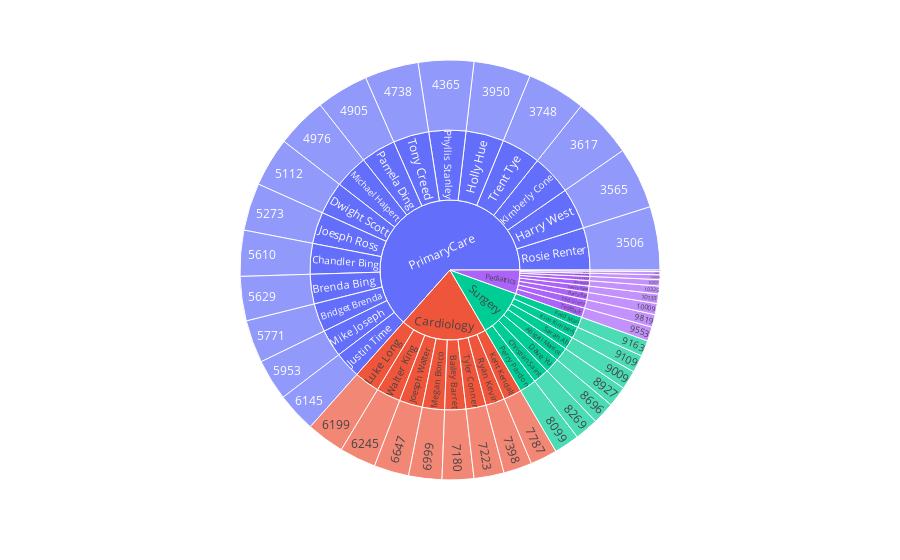

The notebook cell saved with this chart:
### Markdown cell above
## Question 8. Using Sunburst chart display the providers name by thier provider speciality, considering thier experience.

### Code cell
import pandas as pd
import datetime
import plotly.express as px

#Reading the Providers sheet
df_P = pd.read_excel(xls, 'Providers')

# Convert the ProviderDateOnStaff column to datetime format
df_P['ProviderDateOnStaff'] = pd.to_datetime(df_P['ProviderDateOnStaff'], format='%m/%d/%Y')

# Calculate the providers' experience in days
df_P['Experience'] = (datetime.datetime.now() - df_P['ProviderDateOnStaff']).dt.days

# Create a sunburst chart with providers' names by their provider specialty and experience
fig = px.sunburst(df_P, path=['ProviderSpecialty', 'ProviderName', 'Experience'], values='ProviderID')

# Show the chart
fig.show()

### Figure 1 — Plotly figure (JSON) as saved in the notebook; plotly's stock layout.template omitted (floating-point values rounded to 4 significant figures)
{"data": [{"branchvalues": "total", "domain": {"x": [0, 1], "y": [0, 1]}, "hovertemplate": "labels=%{label}<br>ProviderID=%{value}<br>parent=%{parent}<br>id=%{id}<extra></extra>", "ids": ["PrimaryCare/Rosie Renter/3506", "PrimaryCare/Harry West/3565", "PrimaryCare/Kimberly Cone/3617", "PrimaryCare/Trent Tye/3748", "PrimaryCare/Holly Hue/3950", "PrimaryCare/Phyllis Stanley/4365", "PrimaryCare/Tony Creed/4738", "PrimaryCare/Pamela Ding/4905", "PrimaryCare/Michael Halpert/4976", "PrimaryCare/Dwight Scott/5112", "PrimaryCare/Joesph Ross/5273", "PrimaryCare/Chandler Bing/5610", "PrimaryCare/Brenda Bing/5629", "PrimaryCare/Bridget Brenda/5771", "PrimaryCare/Mike Joseph/5953", "PrimaryCare/Justin Time/6145", "Cardiology/Luke Long/6199", "Cardiology/Walter King/6245", "Cardiology/Joesph Walter/6647", "Cardiology/Megan Bonco/6999", "Cardiology/Bailey Barret/7180", "Cardiology/Tyler Conner/7223", "Cardiology/Ryan Kevin/7398", "Cardiology/Kent Kendall/7787", "Surgery/Perry Pardon/8099", "Surgery/Christian Saint/8269", "Surgery/Dave Yu/8696", "Surgery/Abigail Marriot/8927", "Surgery/Sarah Ab/9009", "Surgery/Kim Kimberly/9109", "Surgery/Fred Man/9163", "Pediatrics/Ted Black/9553", "Pediatrics/Ted Green/9819", "Pediatrics/Barry Bar/10009", "Pediatrics/Harry Kane/10133", "Pediatrics/Ala Bama/10325", "Pediatrics/Ted Texas/10707", "Pediatrics/Jordan Michael/10889", "Pediatrics/Mike Myers/10943", "Pediatrics/Sally Sue/11064", "Surgery/Abigail Marriot", "Pediatrics/Ala Bama", "Cardiology/Bailey Barret", "Pediatrics/Barry Bar", "PrimaryCare/Brenda Bing", "PrimaryCare/Bridget Brenda", "PrimaryCare/Chandler Bing", "Surgery/Christian Saint", "Surgery/Dave Yu", "PrimaryCare/Dwight Scott", "Surgery/Fred Man", "Pediatrics/Harry Kane", "PrimaryCare/Harry West", "PrimaryCare/Holly Hue", "PrimaryCare/Joesph Ross", "Cardiology/Joesph Walter", "Pediatrics/Jordan Michael", "PrimaryCare/Justin Time", "Cardiology/Kent Kendall", "Surgery/Kim Kimberly", "PrimaryCare/Kimberly Cone", "Cardiology/Luke Long", "Cardiology/Megan Bonco", "PrimaryCare/Michael Halpert", "PrimaryCare/Mike Joseph", "Pediatrics/Mike Myers", "PrimaryCare/Pamela Ding", "Surgery/Perry Pardon", "PrimaryCare/Phyllis Stanley", "PrimaryCare/Rosie Renter", "Cardiology/Ryan Kevin", "Pediatrics/Sally Sue", "Surgery/Sarah Ab", "Pediatrics/Ted Black", "Pediatrics/Ted Green", "Pediatrics/Ted Texas", "PrimaryCare/Tony Creed", "PrimaryCare/Trent Tye", "Cardiology/Tyler Conner", "Cardiology/Walter King", "Cardiology", "Pediatrics", "PrimaryCare", "Surgery"], "labels": ["3506", "3565", "3617", "3748", "3950", "4365", "4738", "4905", "4976", "5112", "5273", "5610", "5629", "5771", "5953", "6145", "6199", "6245", "6647", "6999", "7180", "7223", "7398", "7787", "8099", "8269", "8696", "8927", "9009", "9109", "9163", "9553", "9819", "10009", "10133", "10325", "10707", "10889", "10943", "11064", "Abigail Marriot", "Ala Bama", "Bailey Barret", "Barry Bar", "Brenda Bing", "Bridget Brenda", "Chandler Bing", "Christian Saint", "Dave Yu", "Dwight Scott", "Fred Man", "Harry Kane", "Harry West", "Holly Hue", "Joesph Ross", "Joesph Walter", "Jordan Michael", "Justin Time", "Kent Kendall", "Kim Kimberly", "Kimberly Cone", "Luke Long", "Megan Bonco", "Michael Halpert", "Mike Joseph", "Mike Myers", "Pamela Ding", "Perry Pardon", "Phyllis Stanley", "Rosie Renter", "Ryan Kevin", "Sally Sue", "Sarah Ab", "Ted Black", "Ted Green", "Ted Texas", "Tony Creed", "Trent Tye", "Tyler Conner", "Walter King", "Cardiology", "Pediatrics", "PrimaryCare", "Surgery"], "name": "", "parents": ["PrimaryCare/Rosie Renter", "PrimaryCare/Harry West", "PrimaryCare/Kimberly Cone", "PrimaryCare/Trent Tye", "PrimaryCare/Holly Hue", "PrimaryCare/Phyllis Stanley", "PrimaryCare/Tony Creed", "PrimaryCare/Pamela Ding", "PrimaryCare/Michael Halpert", "PrimaryCare/Dwight Scott", "PrimaryCare/Joesph Ross", "PrimaryCare/Chandler Bing", "PrimaryCare/Brenda Bing", "PrimaryCare/Bridget Brenda", "PrimaryCare/Mike Joseph", "PrimaryCare/Justin Time", "Cardiology/Luke Long", "Cardiology/Walter King", "Cardiology/Joesph Walter", "Cardiology/Megan Bonco", "Cardiology/Bailey Barret", "Cardiology/Tyler Conner", "Cardiology/Ryan Kevin", "Cardiology/Kent Kendall", "Surgery/Perry Pardon", "Surgery/Christian Saint", "Surgery/Dave Yu", "Surgery/Abigail Marriot", "Surgery/Sarah Ab", "Surgery/Kim Kimberly", "Surgery/Fred Man", "Pediatrics/Ted Black", "Pediatrics/Ted Green", "Pediatrics/Barry Bar", "Pediatrics/Harry Kane", "Pediatrics/Ala Bama", "Pediatrics/Ted Texas", "Pediatrics/Jordan Michael", "Pediatrics/Mike Myers", "Pediatrics/Sally Sue", "Surgery", "Pediatrics", "Cardiology", "Pediatrics", "PrimaryCare", "PrimaryCare", "PrimaryCare", "Surgery", "Surgery", "PrimaryCare", "Surgery", "Pediatrics", "PrimaryCare", "PrimaryCare", "PrimaryCare", "Cardiology", "Pediatrics", "PrimaryCare", "Cardiology", "Surgery", "PrimaryCare", "Cardiology", "Cardiology", "PrimaryCare", "PrimaryCare", "Pediatrics", "PrimaryCare", "Surgery", "PrimaryCare", "PrimaryCare", "Cardiology", "Pediatrics", "Surgery", "Pediatrics", "Pediatrics", "Pediatrics", "PrimaryCare", "PrimaryCare", "Cardiology", "Cardiology", "", "", "", ""], "type": "sunburst", "values": [40, 39, 38, 37, 36, 35, 34, 33, 32, 31, 30, 29, 28, 27, 26, 25, 24, 23, 22, 21, 20, 19, 18, 17, 16, 15, 14, 13, 12, 11, 10, 9, 8, 7, 6, 5, 4, 3, 2, 1, 13, 5, 20, 7, 28, 27, 29, 15, 14, 31, 10, 6, 39, 36, 30, 22, 3, 25, 17, 11, 38, 24, 21, 32, 26, 2, 33, 16, 35, 40, 18, 1, 12, 9, 8, 4, 34, 37, 19, 23, 164, 45, 520, 91]}], "layout": {"legend": {"tracegroupgap": 0}, "margin": {"t": 60}}}
